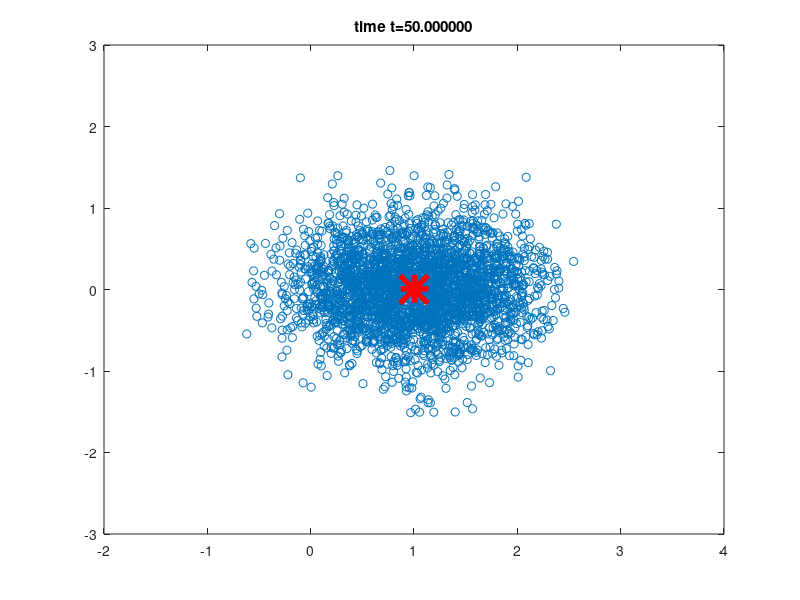
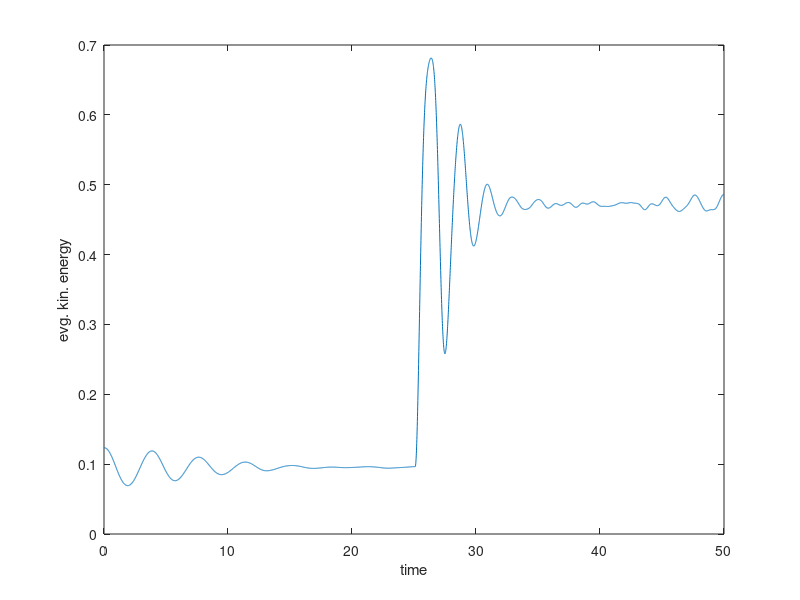

Here is the MATLAB script that generated these plots, in order:
%close all;
%clear all;

N = 3000;
tmax = 50;
dt = 0.01;
frame_dt = 0.1;
alpha = 1.0 / N;

R = [0, 0, 0];
t_jump = 25;

p = zeros(N, 3);
r = zeros(N, 3);

for ii = 1:3
  r(:, ii) = rand(N, 1) - 0.5;
  p(:, ii) = 1 * (rand(N, 1) - 0.5);
end

frame_nr = 0;
avg_energy_plot = [];
for t = 0:dt:tmax
  if frame_nr * frame_dt <= t
    frame_nr = frame_nr + 1;
    plot(r(:, 1), r(:, 2), 'o');
    r_eff = [sum(r(:, 1)), sum(r(:, 2))] / N;
    hold on
    plot(R(1), R(2), 'rx', 'linewidth', 4, 'markersize', 20);
    plot(r_eff(1), r_eff(2), 'r+', 'linewidth', 4, 'markersize', 20);
    hold off;
    axis([-2, 4.0, -3.0, 3.0]);
    title(sprintf('time t=%f', t));
    pause(0.01);
    drawnow;
    if t > t_jump
      R = [1.0, 0, 0];
    end
  end
  dr = r - R;
  avg_energy = sum(sum(p.^2 / 2)) / N;
  avg_energy_plot = [avg_energy_plot; avg_energy];

  F_ext = - (dr(:,1).^2 + dr(:,2).^2 + dr(:,3).^2) .* dr;
  p = p + dt * F_ext;
  r = r + dt * p;
end

figure(2);
plot(0:dt:tmax, avg_energy_plot);
xlabel('time');
ylabel('evg. kin. energy');
